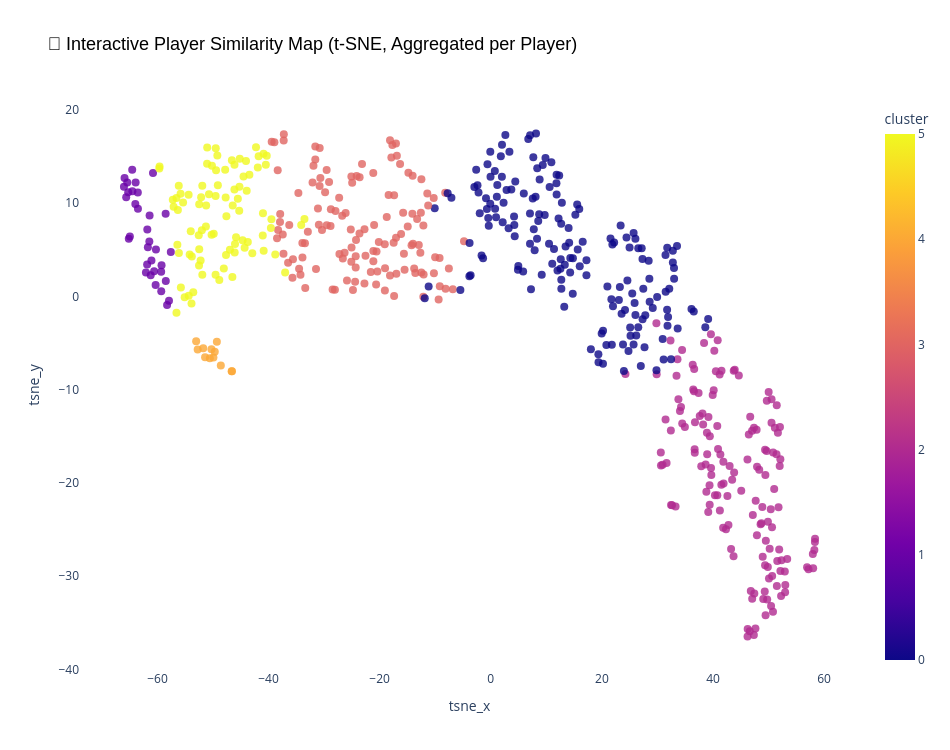

The notebook cell this image was saved under:
### Markdown cell above
## 🧭 Understanding the t-SNE Map

### 🔹 What You’re Seeing
Each **dot** = **one player**, represented by their aggregated features  
(e.g. passes, progressions, recoveries, shots, width, etc.).

t-SNE compresses the high-dimensional feature space (maybe 10–50 stats)  
into **2 dimensions** while preserving **local similarity**.

- Players **close together** on the map have **similar playing styles**.  
- Players **far apart** behave **differently** in how they move, pass, or contribute.  
- The **colors** show clusters discovered by K-Means → player *archetypes*.

### 🔹 Why It Looks Crowded
That’s completely normal when:
- You include **hundreds or thousands of players**.
- You use t-SNE, which often overlaps dense groups.
- You’re plotting every dot at full opacity and size.

### 🔹 How to Interpret
Instead of reading individual points:
1. **Look for “islands” or blobs** — areas where dots of the same color cluster.
   - Each island ≈ a distinct playing style.
2. **Zoom out** — the shape and separation tell you whether your data really differentiates roles.
3. **The next step** (cluster profiling) will tell you *what kind* of players are in each color.

---

### Code cell
from sklearn.preprocessing import StandardScaler
from sklearn.manifold import TSNE
import pandas as pd
import plotly.express as px

# === Step 1: Aggregate to player level ===
agg_cols = [
    "passes_attempted", "passes_received", "recoveries", "interceptions",
    "shots", "possession_losses", "clearances", "fouls_won",
    "avg_x", "avg_y", "n_possessions_involved"
]

# Aggregate mean stats per player (1 row per player)
player_summary = (
    player_stats.groupby(["player_short_name", "player_team_name"], as_index=False)[agg_cols]
    .mean()
)

# === Step 2: Normalize and embed (t-SNE) ===
scaler = StandardScaler()
X_scaled = scaler.fit_transform(player_summary[agg_cols].fillna(0))

tsne = TSNE(n_components=2, perplexity=20, learning_rate=200, random_state=42)
X_embedded = tsne.fit_transform(X_scaled)

player_summary["tsne_x"] = X_embedded[:, 0]
player_summary["tsne_y"] = X_embedded[:, 1]

# === Step 3: Optional clustering (KMeans or use your previous cluster labels) ===
from sklearn.cluster import KMeans
kmeans = KMeans(n_clusters=6, random_state=42, n_init=10)
player_summary["cluster"] = kmeans.fit_predict(X_scaled)

# === Step 4: Interactive t-SNE plot ===
fig = px.scatter(
    player_summary,
    x="tsne_x", y="tsne_y",
    color="cluster",
    hover_data=["player_short_name", "player_team_name"],
    color_discrete_sequence=px.colors.qualitative.Set2,
    title="🎯 Interactive Player Similarity Map (t-SNE, Aggregated per Player)"
)

fig.update_traces(marker=dict(size=8, opacity=0.8, line=dict(width=0)))
fig.update_layout(
    legend_title_text="Cluster (Archetype)",
    title_font=dict(size=18, family="Arial", color="black"),
    plot_bgcolor="white",
    width=950, height=750,
)

fig.show()

### Figure 1 — Plotly figure (JSON) as saved in the notebook; plotly's stock layout.template omitted (floating-point values rounded to 4 significant figures; data arrays with more than 128 entries replaced by an {"elided": "..."} marker saying what was removed)
{"data": [{"customdata": {"elided": "575x2 str values"}, "hovertemplate": "tsne_x=%{x}<br>tsne_y=%{y}<br>player_short_name=%{customdata[0]}<br>player_team_name=%{customdata[1]}<br>cluster=%{marker.color}<extra></extra>", "legendgroup": "", "marker": {"color": {"elided": "575 int values"}, "coloraxis": "coloraxis", "line": {"width": 0}, "opacity": 0.8, "size": 8, "symbol": "circle"}, "mode": "markers", "name": "", "orientation": "v", "showlegend": false, "type": "scatter", "x": {"elided": "575 float values"}, "xaxis": "x", "y": {"elided": "575 float values"}, "yaxis": "y"}], "layout": {"coloraxis": {"colorbar": {"title": {"text": "cluster"}}, "colorscale": [[0, "#0d0887"], [0.1111, "#46039f"], [0.2222, "#7201a8"], [0.3333, "#9c179e"], [0.4444, "#bd3786"], [0.5556, "#d8576b"], [0.6667, "#ed7953"], [0.7778, "#fb9f3a"], [0.8889, "#fdca26"], [1, "#f0f921"]]}, "height": 750, "legend": {"title": {"text": "Cluster (Archetype)"}, "tracegroupgap": 0}, "plot_bgcolor": "white", "title": {"font": {"color": "black", "family": "Arial", "size": 18}, "text": "🎯 Interactive Player Similarity Map (t-SNE, Aggregated per Player)"}, "width": 950, "xaxis": {"anchor": "y", "domain": [0, 1], "title": {"text": "tsne_x"}}, "yaxis": {"anchor": "x", "domain": [0, 1], "title": {"text": "tsne_y"}}}}
